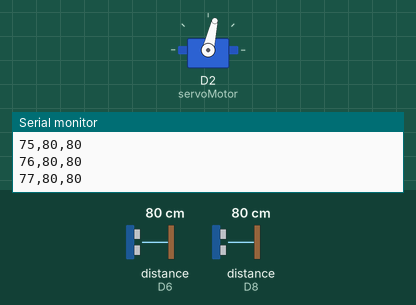
A sketch run on a simulated ESP8266 (NodeMCU). Parts: servo, the last lines printed to the serial monitor. The test bench sets the inputs (shaded band); at power-on: distance to the obstacle (sensors on D6, D8) 80 cm.

Above: at 3.2 s.
3.3 s: distance to the obstacle (sensor on D6) set to 2 cm
At 3.71 s:
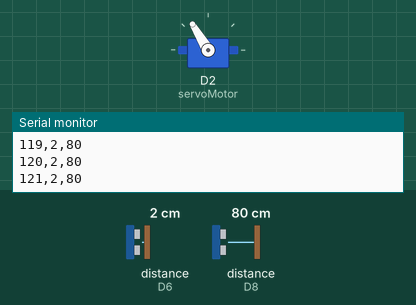
6.3 s: distance to the obstacle (sensor on D8) set to 2 cm
At 6.48 s:
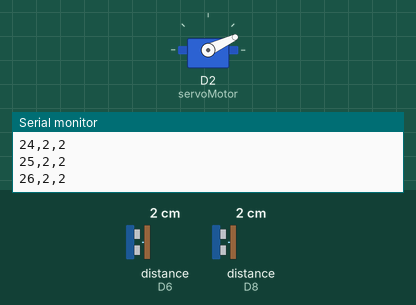
9.3 s: distance to the obstacle (sensor on D6) set to 18 cm
At 9.85 s:
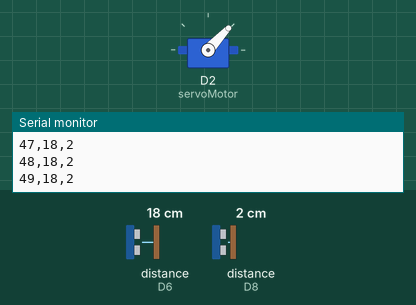
12.3 s: distance to the obstacle (sensor on D8) set to 18 cm
Timing chart, 0 to 16.3 s (numbered marks = the images above; inputs shaded):
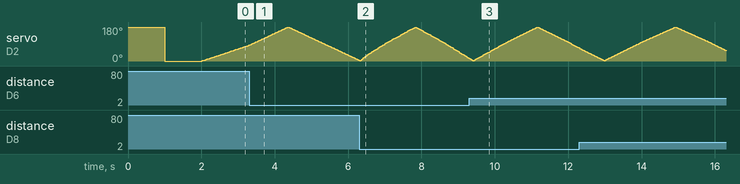

The sketch:

nodemcu_360.ino
```cpp
#include <HCSR04.h>
#include <Servo.h>

UltraSonicDistanceSensor distanceSensor(D5, D6);     //d
UltraSonicDistanceSensor distanceSensor2(D7, D8);    //d2
Servo servoMotor;

int delayTime = 5;
long d;
long d2;

void setup() {
  Serial.begin(9600);

  servoMotor.attach(D2);
  servoMotor.write(180);
  delay(1000);
  servoMotor.write(0);
  delay(1000);

}

void loop() {
  for (int i = 1; i < 180; i++) {
    readSensors();
    Serial.print(i);
    Serial.print(",");
    Serial.print(d);
    Serial.print(",");
    Serial.println(d2);
    servoMotor.write(i);
    delay(delayTime);
  }
  for (int i = 180; i > 1; i--) {
    readSensors();
    Serial.print(i);
    Serial.print(",");
    Serial.print(d);
    Serial.print(",");
    Serial.println(d2);
    servoMotor.write(i);
    delay(delayTime);
  }
}

void readSensors() {
  d = distanceSensor.measureDistanceCm();
  d2 = distanceSensor2.measureDistanceCm();
  if(d>=400){
    d=0;
  }
  if(d2>=400){
    d2=0;
  }
}
```
